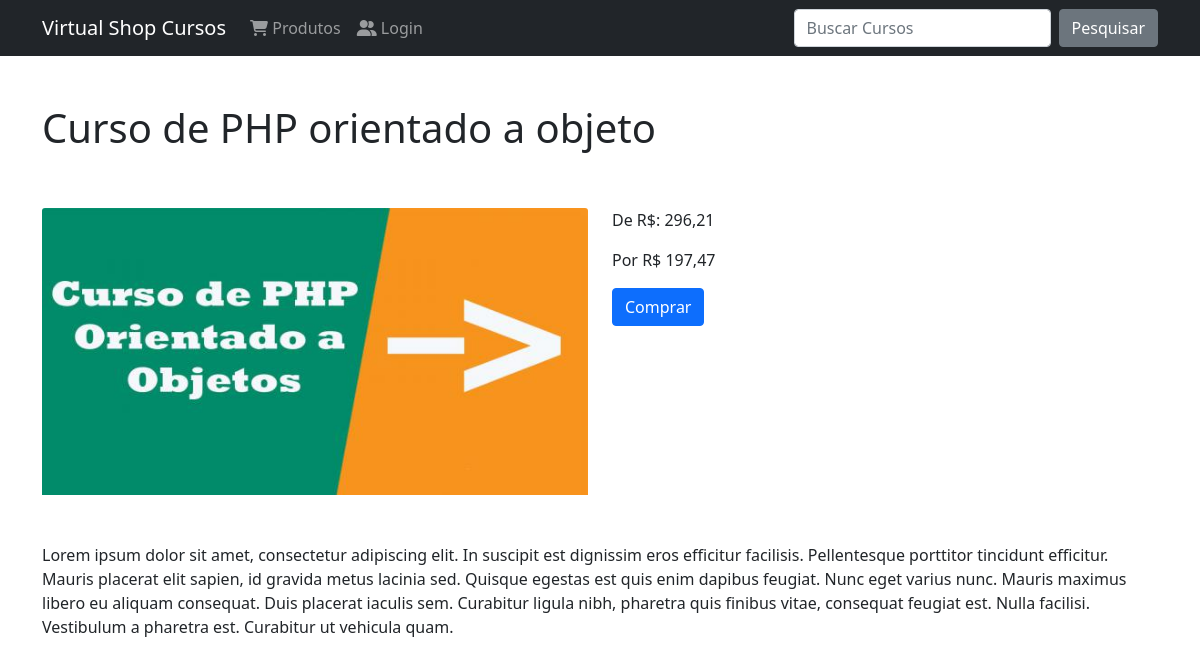
Page /View/productDetails.php?id=2&course=Curso de PHP orientado a objeto on the committed database.
### tables this page shows
CREATE TABLE `products` (
  `id` int(11) NOT NULL,
  `name` varchar(220) NOT NULL,
  `description` text NOT NULL,
  `price` double NOT NULL,
  `images` varchar(220) DEFAULT NULL,
  `created` datetime NOT NULL,
  `modified` datetime DEFAULT NULL
);

### View/productDetails.php (the view, shortened to what this page needs)
<?php
include_once('../model/connection.php');
$courseID = filter_input(INPUT_GET, 'id', FILTER_SANITIZE_NUMBER_INT);
?>
<!DOCTYPE html>
<html lang="en">
<head>
    <link href="https://cdn.jsdelivr.net/npm/bootstrap@5.0.0-beta3/dist/css/bootstrap.min.css" rel="stylesheet">
</head>
<body>
    <?php include('navbar.php'); ?>
    <div class="container">
        <?php
        $query = 'SELECT id, name, images, price, description FROM products Where id = :id LIMIT 1;';
        $executeQuery = $connection->prepare($query);
        $executeQuery->bindParam(':id', $courseID, PDO::PARAM_INT);
        $executeQuery->execute();
        if ($executeQuery->rowCount() > 0) {
            $productsResult = $executeQuery->fetchAll(PDO::FETCH_ASSOC);
        } else {
            echo "<h2 class='mt-5 ml-5'>Produto Não Encontrado</h2>";
            $productsResult = [];
        }
        foreach ($productsResult as $item) {
            $price_rise = ($item['price'] * 0.50) + $item['price'];
        ?>
            <h1 class="display-6 mt-5"><?php echo $item['name']; ?></h1>
            <div class="row">
                <div class="col-md-6 mt-5">
                    <img src="<?php echo '../images/products/' . $item['images'] ?>" class="card-img-top">
                </div>
                <div class="col-md-6 mt-5">
                    <p>De R$: <?php echo number_format($price_rise, 2, ',', '.') ?></p>
                    <p>Por R$ <?php echo number_format($item['price'], 2, ',', '.') ?></p>
                    <p>
                        <a href="checkout.php?id=<?php echo $item['id']; ?>" class="btn btn-primary">Comprar</a>
                    </p>
                </div>
            </div>
            <div class="row">
                <div class="col-md-12 mt-5 mb-5">
                    <?php echo $item['description']; ?>
                </div>
            </div>
        <?php } ?>
    </div>
</body>
</html>

### rows in the picture
products: name "Curso de PHP orientado a objeto", images (picture), price "296,21", price "197,47", description "Lorem ipsum dolor sit amet, consectetur adipiscing elit. In suscipit est dignissim eros efficitur facilisis. Pellentesque porttitor tincidunt efficitur. Mauris placerat elit sapien, id gravida metus lacinia sed. Quisque egestas est quis enim dapibus feugiat. Nunc eget varius nunc. Mauris maximus libero eu aliquam consequat. Duis placerat iaculis sem. Curabitur ligula nibh, pharetra quis finibus vitae, consequat feugiat est. Nulla facilisi. Vestibulum a pharetra est. Curabitur ut vehicula quam."
